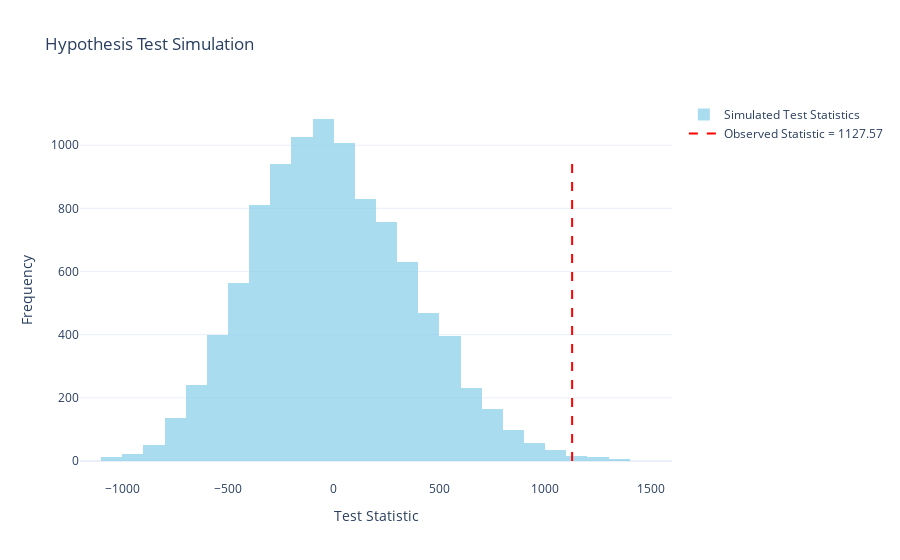

The notebook cell this image was saved under:
### Code cell
# Create histogram for samp
fig = go.Figure()

fig.add_trace(
    go.Histogram(
        x=samp_diff,
        nbinsx=30,
        name="Simulated Test Statistics",
        marker=dict(color="skyblue"),
        opacity=0.7
    )
)

# Vertical line for obs
fig.add_trace(
    go.Scatter(
        x=[obs, obs],
        y=[0, max(np.histogram(samp_diff, bins=30)[0])],
        mode="lines",
        name=f"Observed Statistic = {obs:.2f}",
        line=dict(color="red", dash="dash")
    )
)

# Customize layout
fig.update_layout(
    title="Hypothesis Test Simulation",
    xaxis_title="Test Statistic",
    yaxis_title="Frequency",
    legend=dict(font=dict(size=12)),
    template="plotly_white"
)

# Show the plot
fig.show()

### Figure 1 — Plotly figure (JSON) as saved in the notebook; plotly's stock layout.template omitted (floating-point values rounded to 4 significant figures; data arrays with more than 128 entries replaced by an {"elided": "..."} marker saying what was removed)
{"data": [{"marker": {"color": "skyblue"}, "name": "Simulated Test Statistics", "nbinsx": 30, "opacity": 0.7, "type": "histogram", "x": {"elided": "10000 float values"}}, {"line": {"color": "red", "dash": "dash"}, "mode": "lines", "name": "Observed Statistic = 1127.57", "type": "scatter", "x": [1128.0, 1128.0], "y": [0, 947]}], "layout": {"legend": {"font": {"size": 12}}, "title": {"text": "Hypothesis Test Simulation"}, "xaxis": {"title": {"text": "Test Statistic"}}, "yaxis": {"title": {"text": "Frequency"}}}}
